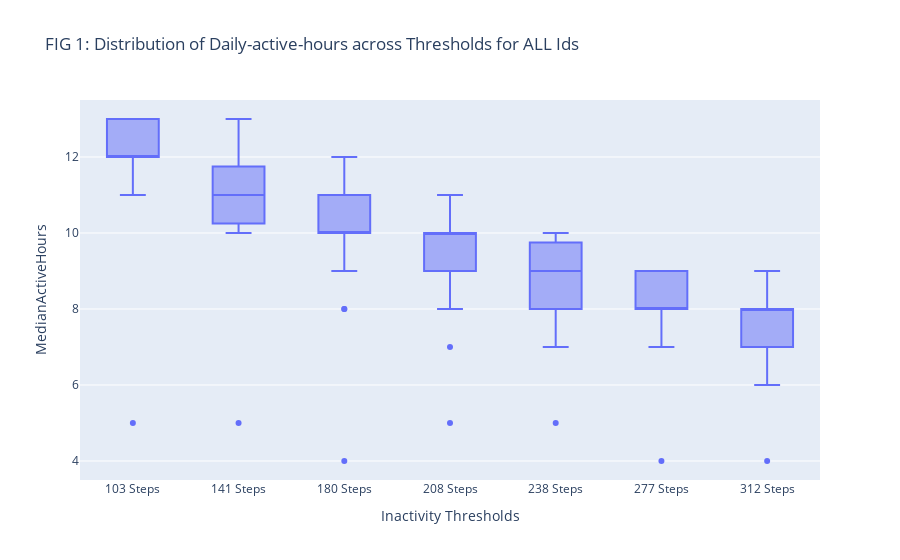
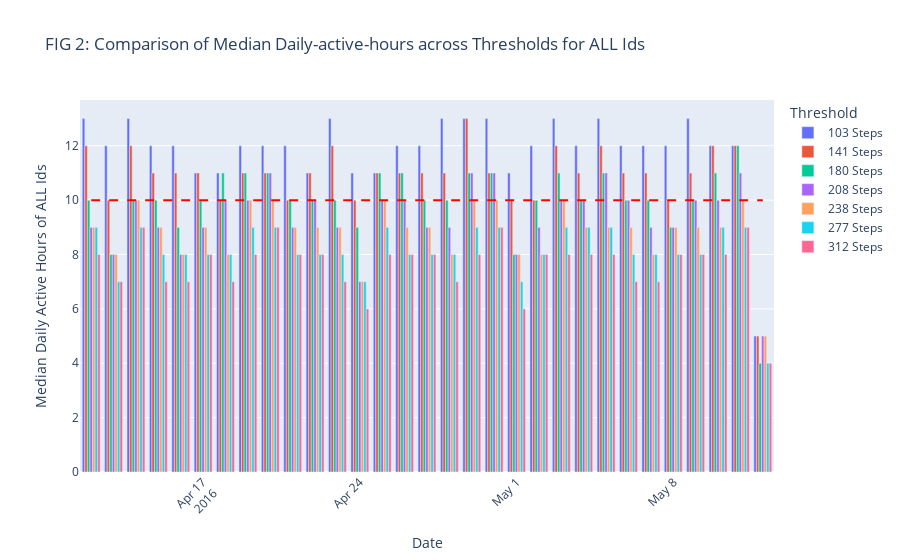

Notebook code cell kept with these figures, in order:
### Markdown cell above
We calculated 7 different thresholds and they would be used for visualizations.

### Code cell
# Function that return active status
def determine_active_level(steps, threshold):
    # Less than threshold -> Inactive. Otherwise Active.
    if steps < threshold:
        return 'Inactive'
    else:
        return 'Active'


# Function that restructures the dataframe for counting active hours per day
def count_active_hours(df):
    # Extract the date from ActivityHour
    df['Date'] = pd.to_datetime(df['ActivityHour']).dt.date

    # Keep rows where ActiveLevel is "Active"
    df = df[df['ActiveLevel'] == 'Active']

    # Use size() to count the number of "active"s grouping by 'Id' and 'Date'
    df = df.groupby(['Id', 'Date']).size().reset_index()

    # Rename the column names for plotting
    df.columns = ['Id', 'Date', 'ActiveHours']

    return df


# Function that generate a dataframe for selected id
def generate_dataframe_for_threshold(df, threshold_value, column_name):
    # Create deep copy
    df = df.copy()
    
    # Add a new column showing activity level
    df['ActiveLevel'] = df['StepTotal'].apply(determine_active_level, threshold=threshold_value)
    
    # Count active hours 
    df = count_active_hours(df)
    
    # Add threshold column to each dataframe for identification
    df['Threshold'] = column_name
    
    return df


# Initialize an empty list for storing dataframes
threshold_dataframes_all = []  # Contain all user ids

# Run function for all threshold values and concatenate them after for loop
for t in thresholds: 
    df_all = generate_dataframe_for_threshold(hourly_steps, t, str(t) + " Steps")
    threshold_dataframes_all.append(df_all) 
df_active_level_all = pd.concat(threshold_dataframes_all)

# Group by 'Date' and 'Threshold' to calculate the average ActiveHours per day across all users
df_active_level_all = df_active_level_all.groupby(['Date', 'Threshold'])['ActiveHours'].median().reset_index()

# Rename columns for clarity
df_active_level_all.columns = ['Date', 'Threshold', 'MedianActiveHours']

# Convert 'Date' to datetime for better plotting
df_active_level_all['Date'] = pd.to_datetime(df_active_level_all['Date'])

# Use int() as hours are usually measured in integers
df_active_level_all['MedianActiveHours'] = df_active_level_all['MedianActiveHours'].astype(int)


# Create an interactive box chart for checking the distribution of active hours
fig1_threshold = px.box(df_active_level_all,  
             x='Threshold',  # Add Threshold to the x-axis for comparison
             y='MedianActiveHours', 
             title=f'FIG 1: Distribution of Daily-active-hours across Thresholds for ALL Ids',
             labels={'ActiveHours': 'Number of Active Hours', 'Threshold': 'Inactivity Thresholds'}
)


# Create an interactive grouped bar chart for comparing across the dates by thresholds
fig2_threshold = px.bar(
    df_active_level_all, 
    x='Date', 
    y='MedianActiveHours', 
    color='Threshold',
    barmode='group',
    title='FIG 2: Comparison of Median Daily-active-hours across Thresholds for ALL Ids',
    labels={
        'Date': 'Date', 
        'MedianActiveHours': 'Median Active Hours Per Day',
        'Threshold': 'Step Count Threshold'
    }
)

# Customize the x-axis to show all dates clearly
fig2_threshold.update_layout(
    xaxis_tickangle=-45,
    xaxis_title='Date',
    yaxis_title='Median Daily Active Hours of ALL Ids',
    legend_title='Threshold'
)

# Add a red horizontal line at y=10 to indicate the 10-hour inactivity threshold
fig2_threshold.add_shape(
    type="line",
    x0=df_active_level_all['Date'].min(), y0=10,
    x1=df_active_level_all['Date'].max(), y1=10,
    line=dict(color="red", width=2, dash="dash"),
)


# Display plots
fig1_threshold.show()
fig2_threshold.show()


# Author: Hanchen WANG
# Acknowledgment: Individual checkpoint 2 from Hanchen WANG
# Detail: Visualization of impact from different thresholds values on number of active hours
# Start date: 23/10/2024 - End date: 28/10/2024

### Figure 1 — Plotly figure (JSON) as saved in the notebook; plotly's stock layout.template omitted (floating-point values rounded to 4 significant figures; data arrays with more than 128 entries replaced by an {"elided": "..."} marker saying what was removed)
{"data": [{"alignmentgroup": "True", "hovertemplate": "Inactivity Thresholds=%{x}<br>MedianActiveHours=%{y}<extra></extra>", "legendgroup": "", "marker": {"color": "#636efa"}, "name": "", "notched": false, "offsetgroup": "", "orientation": "v", "showlegend": false, "type": "box", "x": {"elided": "217 str values"}, "x0": " ", "xaxis": "x", "y": {"elided": "217 int values"}, "y0": " ", "yaxis": "y"}], "layout": {"boxmode": "group", "legend": {"tracegroupgap": 0}, "title": {"text": "FIG 1: Distribution of Daily-active-hours across Thresholds for ALL Ids"}, "xaxis": {"anchor": "y", "domain": [0, 1], "title": {"text": "Inactivity Thresholds"}}, "yaxis": {"anchor": "x", "domain": [0, 1], "title": {"text": "MedianActiveHours"}}}}

### Figure 2 — Plotly figure (JSON) as saved in the notebook; plotly's stock layout.template omitted (floating-point values rounded to 4 significant figures)
{"data": [{"alignmentgroup": "True", "hovertemplate": "Step Count Threshold=103 Steps<br>Date=%{x}<br>Median Active Hours Per Day=%{y}<extra></extra>", "legendgroup": "103 Steps", "marker": {"color": "#636efa", "pattern": {"shape": ""}}, "name": "103 Steps", "offsetgroup": "103 Steps", "orientation": "v", "showlegend": true, "textposition": "auto", "type": "bar", "x": ["2016-04-12T00:00:00", "2016-04-13T00:00:00", "2016-04-14T00:00:00", "2016-04-15T00:00:00", "2016-04-16T00:00:00", "2016-04-17T00:00:00", "2016-04-18T00:00:00", "2016-04-19T00:00:00", "2016-04-20T00:00:00", "2016-04-21T00:00:00", "2016-04-22T00:00:00", "2016-04-23T00:00:00", "2016-04-24T00:00:00", "2016-04-25T00:00:00", "2016-04-26T00:00:00", "2016-04-27T00:00:00", "2016-04-28T00:00:00", "2016-04-29T00:00:00", "2016-04-30T00:00:00", "2016-05-01T00:00:00", "2016-05-02T00:00:00", "2016-05-03T00:00:00", "2016-05-04T00:00:00", "2016-05-05T00:00:00", "2016-05-06T00:00:00", "2016-05-07T00:00:00", "2016-05-08T00:00:00", "2016-05-09T00:00:00", "2016-05-10T00:00:00", "2016-05-11T00:00:00", "2016-05-12T00:00:00"], "xaxis": "x", "y": [13, 12, 13, 12, 12, 11, 11, 12, 12, 12, 11, 13, 11, 11, 12, 12, 13, 13, 13, 11, 12, 13, 12, 13, 12, 12, 12, 13, 12, 12, 5], "yaxis": "y"}, {"alignmentgroup": "True", "hovertemplate": "Step Count Threshold=141 Steps<br>Date=%{x}<br>Median Active Hours Per Day=%{y}<extra></extra>", "legendgroup": "141 Steps", "marker": {"color": "#EF553B", "pattern": {"shape": ""}}, "name": "141 Steps", "offsetgroup": "141 Steps", "orientation": "v", "showlegend": true, "textposition": "auto", "type": "bar", "x": ["2016-04-12T00:00:00", "2016-04-13T00:00:00", "2016-04-14T00:00:00", "2016-04-15T00:00:00", "2016-04-16T00:00:00", "2016-04-17T00:00:00", "2016-04-18T00:00:00", "2016-04-19T00:00:00", "2016-04-20T00:00:00", "2016-04-21T00:00:00", "2016-04-22T00:00:00", "2016-04-23T00:00:00", "2016-04-24T00:00:00", "2016-04-25T00:00:00", "2016-04-26T00:00:00", "2016-04-27T00:00:00", "2016-04-28T00:00:00", "2016-04-29T00:00:00", "2016-04-30T00:00:00", "2016-05-01T00:00:00", "2016-05-02T00:00:00", "2016-05-03T00:00:00", "2016-05-04T00:00:00", "2016-05-05T00:00:00", "2016-05-06T00:00:00", "2016-05-07T00:00:00", "2016-05-08T00:00:00", "2016-05-09T00:00:00", "2016-05-10T00:00:00", "2016-05-11T00:00:00", "2016-05-12T00:00:00"], "xaxis": "x", "y": [12, 10, 12, 11, 11, 11, 10, 11, 11, 10, 11, 12, 10, 11, 11, 11, 11, 13, 11, 10, 10, 12, 11, 12, 11, 11, 10, 11, 12, 12, 5], "yaxis": "y"}, {"alignmentgroup": "True", "hovertemplate": "Step Count Threshold=180 Steps<br>Date=%{x}<br>Median Active Hours Per Day=%{y}<extra></extra>", "legendgroup": "180 Steps", "marker": {"color": "#00cc96", "pattern": {"shape": ""}}, "name": "180 Steps", "offsetgroup": "180 Steps", "orientation": "v", "showlegend": true, "textposition": "auto", "type": "bar", "x": ["2016-04-12T00:00:00", "2016-04-13T00:00:00", "2016-04-14T00:00:00", "2016-04-15T00:00:00", "2016-04-16T00:00:00", "2016-04-17T00:00:00", "2016-04-18T00:00:00", "2016-04-19T00:00:00", "2016-04-20T00:00:00", "2016-04-21T00:00:00", "2016-04-22T00:00:00", "2016-04-23T00:00:00", "2016-04-24T00:00:00", "2016-04-25T00:00:00", "2016-04-26T00:00:00", "2016-04-27T00:00:00", "2016-04-28T00:00:00", "2016-04-29T00:00:00", "2016-04-30T00:00:00", "2016-05-01T00:00:00", "2016-05-02T00:00:00", "2016-05-03T00:00:00", "2016-05-04T00:00:00", "2016-05-05T00:00:00", "2016-05-06T00:00:00", "2016-05-07T00:00:00", "2016-05-08T00:00:00", "2016-05-09T00:00:00", "2016-05-10T00:00:00", "2016-05-11T00:00:00", "2016-05-12T00:00:00"], "xaxis": "x", "y": [10, 8, 10, 10, 9, 10, 11, 11, 11, 10, 10, 10, 9, 11, 11, 10, 10, 11, 11, 8, 10, 11, 10, 11, 10, 10, 9, 10, 11, 12, 4], "yaxis": "y"}, {"alignmentgroup": "True", "hovertemplate": "Step Count Threshold=208 Steps<br>Date=%{x}<br>Median Active Hours Per Day=%{y}<extra></extra>", "legendgroup": "208 Steps", "marker": {"color": "#ab63fa", "pattern": {"shape": ""}}, "name": "208 Steps", "offsetgroup": "208 Steps", "orientation": "v", "showlegend": true, "textposition": "auto", "type": "bar", "x": ["2016-04-12T00:00:00", "2016-04-13T00:00:00", "2016-04-14T00:00:00", "2016-04-15T00:00:00", "2016-04-16T00:00:00", "2016-04-17T00:00:00", "2016-04-18T00:00:00", "2016-04-19T00:00:00", "2016-04-20T00:00:00", "2016-04-21T00:00:00", "2016-04-22T00:00:00", "2016-04-23T00:00:00", "2016-04-24T00:00:00", "2016-04-25T00:00:00", "2016-04-26T00:00:00", "2016-04-27T00:00:00", "2016-04-28T00:00:00", "2016-04-29T00:00:00", "2016-04-30T00:00:00", "2016-05-01T00:00:00", "2016-05-02T00:00:00", "2016-05-03T00:00:00", "2016-05-04T00:00:00", "2016-05-05T00:00:00", "2016-05-06T00:00:00", "2016-05-07T00:00:00", "2016-05-08T00:00:00", "2016-05-09T00:00:00", "2016-05-10T00:00:00", "2016-05-11T00:00:00", "2016-05-12T00:00:00"], "xaxis": "x", "y": [9, 8, 10, 9, 8, 9, 10, 10, 11, 9, 10, 9, 7, 10, 10, 9, 9, 11, 11, 8, 9, 10, 10, 11, 10, 9, 9, 10, 10, 11, 5], "yaxis": "y"}, {"alignmentgroup": "True", "hovertemplate": "Step Count Threshold=238 Steps<br>Date=%{x}<br>Median Active Hours Per Day=%{y}<extra></extra>", "legendgroup": "238 Steps", "marker": {"color": "#FFA15A", "pattern": {"shape": ""}}, "name": "238 Steps", "offsetgroup": "238 Steps", "orientation": "v", "showlegend": true, "textposition": "auto", "type": "bar", "x": ["2016-04-12T00:00:00", "2016-04-13T00:00:00", "2016-04-14T00:00:00", "2016-04-15T00:00:00", "2016-04-16T00:00:00", "2016-04-17T00:00:00", "2016-04-18T00:00:00", "2016-04-19T00:00:00", "2016-04-20T00:00:00", "2016-04-21T00:00:00", "2016-04-22T00:00:00", "2016-04-23T00:00:00", "2016-04-24T00:00:00", "2016-04-25T00:00:00", "2016-04-26T00:00:00", "2016-04-27T00:00:00", "2016-04-28T00:00:00", "2016-04-29T00:00:00", "2016-04-30T00:00:00", "2016-05-01T00:00:00", "2016-05-02T00:00:00", "2016-05-03T00:00:00", "2016-05-04T00:00:00", "2016-05-05T00:00:00", "2016-05-06T00:00:00", "2016-05-07T00:00:00", "2016-05-08T00:00:00", "2016-05-09T00:00:00", "2016-05-10T00:00:00", "2016-05-11T00:00:00", "2016-05-12T00:00:00"], "xaxis": "x", "y": [9, 8, 10, 9, 8, 9, 8, 10, 10, 9, 9, 9, 7, 10, 9, 9, 8, 10, 10, 8, 8, 10, 9, 9, 9, 8, 9, 9, 9, 10, 5], "yaxis": "y"}, {"alignmentgroup": "True", "hovertemplate": "Step Count Threshold=277 Steps<br>Date=%{x}<br>Median Active Hours Per Day=%{y}<extra></extra>", "legendgroup": "277 Steps", "marker": {"color": "#19d3f3", "pattern": {"shape": ""}}, "name": "277 Steps", "offsetgroup": "277 Steps", "orientation": "v", "showlegend": true, "textposition": "auto", "type": "bar", "x": ["2016-04-12T00:00:00", "2016-04-13T00:00:00", "2016-04-14T00:00:00", "2016-04-15T00:00:00", "2016-04-16T00:00:00", "2016-04-17T00:00:00", "2016-04-18T00:00:00", "2016-04-19T00:00:00", "2016-04-20T00:00:00", "2016-04-21T00:00:00", "2016-04-22T00:00:00", "2016-04-23T00:00:00", "2016-04-24T00:00:00", "2016-04-25T00:00:00", "2016-04-26T00:00:00", "2016-04-27T00:00:00", "2016-04-28T00:00:00", "2016-04-29T00:00:00", "2016-04-30T00:00:00", "2016-05-01T00:00:00", "2016-05-02T00:00:00", "2016-05-03T00:00:00", "2016-05-04T00:00:00", "2016-05-05T00:00:00", "2016-05-06T00:00:00", "2016-05-07T00:00:00", "2016-05-08T00:00:00", "2016-05-09T00:00:00", "2016-05-10T00:00:00", "2016-05-11T00:00:00", "2016-05-12T00:00:00"], "xaxis": "x", "y": [9, 7, 9, 8, 8, 8, 8, 9, 9, 8, 8, 8, 7, 9, 8, 8, 8, 9, 9, 7, 8, 9, 9, 9, 8, 8, 8, 8, 9, 9, 4], "yaxis": "y"}, {"alignmentgroup": "True", "hovertemplate": "Step Count Threshold=312 Steps<br>Date=%{x}<br>Median Active Hours Per Day=%{y}<extra></extra>", "legendgroup": "312 Steps", "marker": {"color": "#FF6692", "pattern": {"shape": ""}}, "name": "312 Steps", "offsetgroup": "312 Steps", "orientation": "v", "showlegend": true, "textposition": "auto", "type": "bar", "x": ["2016-04-12T00:00:00", "2016-04-13T00:00:00", "2016-04-14T00:00:00", "2016-04-15T00:00:00", "2016-04-16T00:00:00", "2016-04-17T00:00:00", "2016-04-18T00:00:00", "2016-04-19T00:00:00", "2016-04-20T00:00:00", "2016-04-21T00:00:00", "2016-04-22T00:00:00", "2016-04-23T00:00:00", "2016-04-24T00:00:00", "2016-04-25T00:00:00", "2016-04-26T00:00:00", "2016-04-27T00:00:00", "2016-04-28T00:00:00", "2016-04-29T00:00:00", "2016-04-30T00:00:00", "2016-05-01T00:00:00", "2016-05-02T00:00:00", "2016-05-03T00:00:00", "2016-05-04T00:00:00", "2016-05-05T00:00:00", "2016-05-06T00:00:00", "2016-05-07T00:00:00", "2016-05-08T00:00:00", "2016-05-09T00:00:00", "2016-05-10T00:00:00", "2016-05-11T00:00:00", "2016-05-12T00:00:00"], "xaxis": "x", "y": [8, 7, 9, 7, 7, 8, 7, 8, 9, 8, 8, 7, 6, 8, 8, 8, 7, 8, 9, 6, 8, 8, 8, 8, 7, 7, 8, 8, 8, 9, 4], "yaxis": "y"}], "layout": {"barmode": "group", "legend": {"title": {"text": "Threshold"}, "tracegroupgap": 0}, "shapes": [{"line": {"color": "red", "dash": "dash", "width": 2}, "type": "line", "x0": "2016-04-12T00:00:00", "x1": "2016-05-12T00:00:00", "y0": 10, "y1": 10}], "title": {"text": "FIG 2: Comparison of Median Daily-active-hours across Thresholds for ALL Ids"}, "xaxis": {"anchor": "y", "domain": [0, 1], "tickangle": -45, "title": {"text": "Date"}}, "yaxis": {"anchor": "x", "domain": [0, 1], "title": {"text": "Median Daily Active Hours of ALL Ids"}}}}
